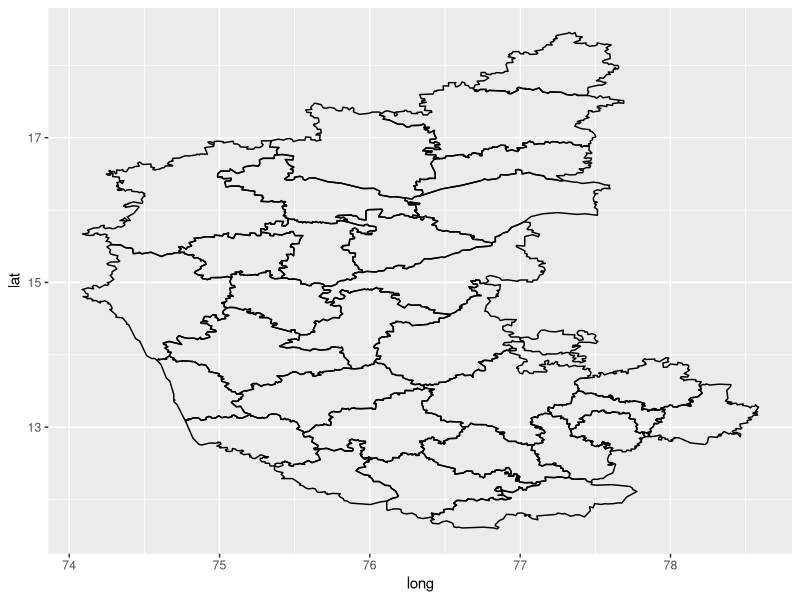
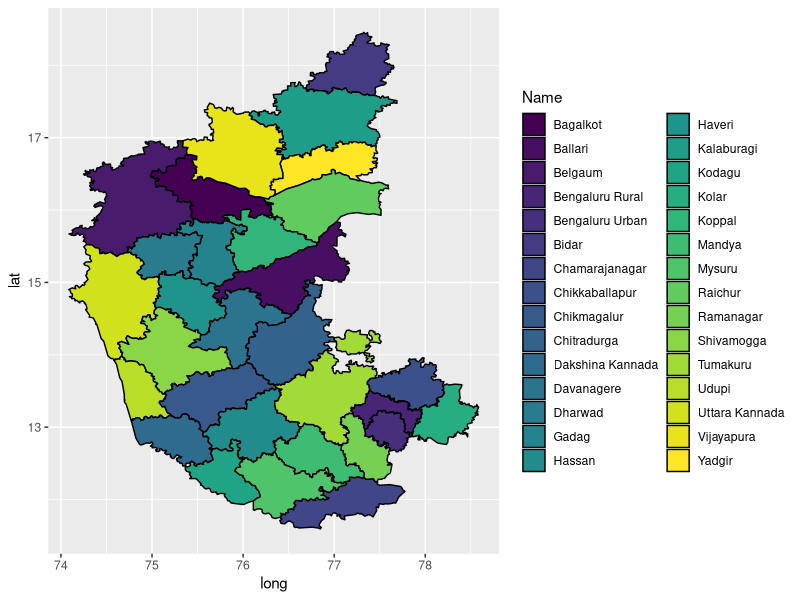

Write R code to recreate these figures, in order.
## ---- chunk 1
library(tidyverse)
library(viridis)
coords <- read.csv('Karnataka_District_Coordinates.csv')
karnataka_map <- ggplot(data=coords)+
  geom_polygon(aes(x=long, y=lat, group=group), color= 'black', fill=NA)
karnataka_map
## ---- chunk 2
coords <- read.csv('Karnataka_District_Coordinates.csv')
coords$Name <- as.character(coords$District) # changed district to name as a character

karnataka_map <- ggplot(data=coords)+
  geom_polygon(aes(x=long, y=lat, group=group, fill=Name), color='black')+
  scale_fill_viridis(discrete = TRUE)
karnataka_map
